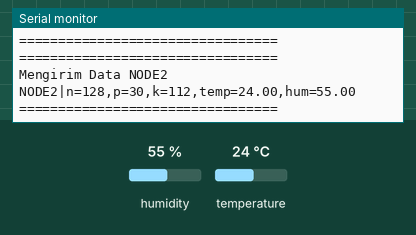
The sketch below on a simulated Arduino Uno, built for the host (arithmetic inside an expression is 32-bit, double 64-bit). Parts: the last lines printed to the serial monitor. Inputs (shaded band) come from the test bench; at power-on: humidity 55 %, temperature 24 °C. Random numbers use the default seed unless the sketch sets one; no radio packets arrive unless stated.

Above: at 5.8 s.
5.9 s: humidity set to 22 %
At 11.2 s:
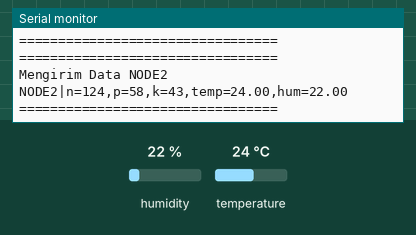
11.9 s: temperature set to 12 °C
At 16.4 s:
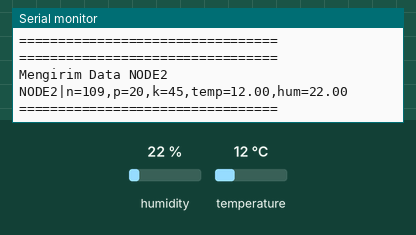
17.9 s: humidity set to 40 %
At 21.6 s:
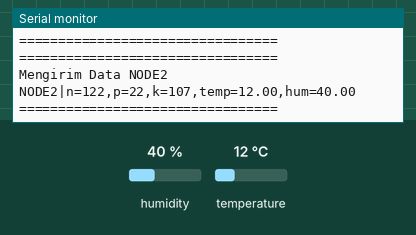
Timing chart, 0 to 23.1 s (numbered marks = the images above; inputs shaded):
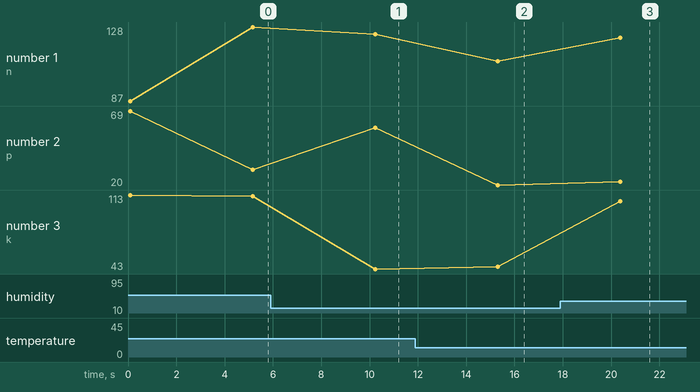

Measured:
- after the input at 5.9 s, the serial monitor: prints a new line after 4.3 s (image 1)
- after the input at 11.9 s, the serial monitor: prints a new line after 3.4 s (image 2)
- after the input at 17.9 s, the serial monitor: prints a new line after 2.5 s (image 3)

The sketch:

Node2.ino
```cpp
#include <SPI.h>
#include <LoRa.h>
#include <DHT.h>

// =====================================================
// PIN LORA TTGO T3 V1.6.1
// =====================================================
#define SCK     5
#define MISO    19
#define MOSI    27
#define SS      18
#define RST     14
#define DIO0    26

// =====================================================
// FREKUENSI
// =====================================================
#define BAND 433E6

// =====================================================
// DHT22
// =====================================================
#define DHTPIN 4
#define DHTTYPE DHT22

DHT dht(DHTPIN, DHTTYPE);

void setup() {

  Serial.begin(115200);

  dht.begin();

  // =====================================================
  // SPI
  // =====================================================
  SPI.begin(SCK, MISO, MOSI, SS);

  // =====================================================
  // LORA
  // =====================================================
  LoRa.setPins(SS, RST, DIO0);

  if (!LoRa.begin(BAND)) {

    Serial.println("LoRa gagal start!");

    while (1);
  }

  LoRa.setSyncWord(0xF3);

  Serial.println("NODE2 READY");
}

void loop() {

  // =====================================================
  // CONTOH DATA NPK
  // GANTI DENGAN SENSOR ASLI JIKA ADA
  // =====================================================
  int nitrogen = random(80, 150);
  int phosphorus = random(20, 80);
  int potassium = random(40, 120);

  // =====================================================
  // BACA DHT22
  // =====================================================
  float temperature = dht.readTemperature();
  float humidity = dht.readHumidity();

  // =====================================================
  // CEK ERROR DHT
  // =====================================================
  if (isnan(temperature) || isnan(humidity)) {

    Serial.println("Gagal membaca DHT22!");

    return;
  }

  // =====================================================
  // FORMAT DATA
  // NODE2|n=120,p=40,k=80,temp=29.4,hum=78
  // =====================================================
  String dataSend = "NODE2|";

  dataSend += "n=" + String(nitrogen);
  dataSend += ",p=" + String(phosphorus);
  dataSend += ",k=" + String(potassium);
  dataSend += ",temp=" + String(temperature);
  dataSend += ",hum=" + String(humidity);

  // =====================================================
  // KIRIM LORA
  // =====================================================
  LoRa.beginPacket();
  LoRa.print(dataSend);
  LoRa.endPacket();

  // =====================================================
  // SERIAL
  // =====================================================
  Serial.println("=================================");
  Serial.println("Mengirim Data NODE2");
  Serial.println(dataSend);
  Serial.println("=================================");

  delay(5000);
}
```
